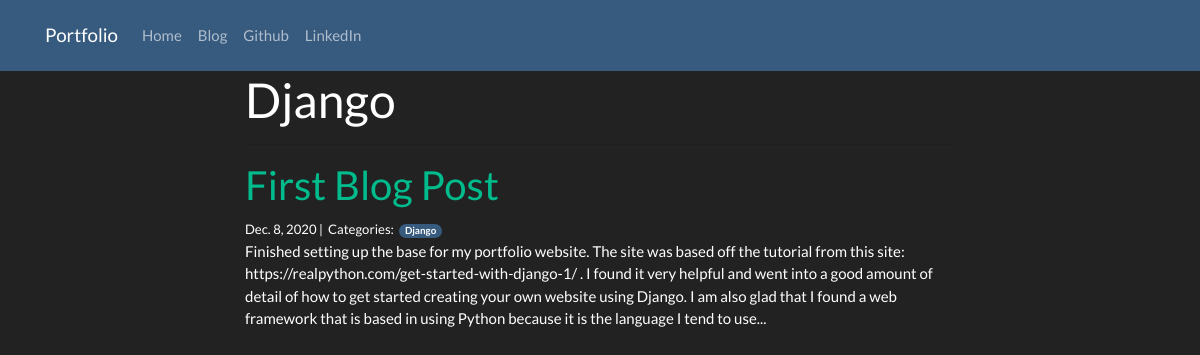
Screenshot of /blog/Django/ with the database file from the repository.
### blog/models.py (models this page shows, shortened)
class Category(models.Model):
    name = models.CharField(max_length=20)

class Post(models.Model):
    title = models.CharField(max_length=255)
    body = models.TextField()
    created_on = models.DateTimeField(auto_now_add=True) # Timestamp updated when a row is first added to the database
    last_modified = models.DateTimeField(auto_now=True) # Timestamp updated every time an object is saved
    categories = models.ManyToManyField("Category", related_name='posts') # Allows many categories to be assigned to many posts

### blog/views.py (the view)
# urls.py: path("<category>/", views.blog_category, name="blog_category"),
def blog_category(request, category):
    posts = Post.objects.filter(
        categories__name__contains=category
    ).order_by(
        '-created_on'
    )
    context = {
        "category": category,
        "posts": posts
    }
    return render(request, "blog_category.html", context)

### blog/templates/blog_category.html
{% extends "base.html" %}
{% block page_content %}
<div class="col-md-8 offset-md-2">
    <h1>{{ category | title }}</h1>
    <hr>
    {% for post in posts %}
        <h2><a href="{% url 'blog_detail' post.pk%}">{{ post.title }}</a></h2>
        <small>
            {{ post.created_on.date }} |&nbsp;
            Categories:&nbsp;
            {% for category in post.categories.all %}
            <a class="badge badge-pill badge-primary" href="{% url 'blog_category' category.name %}">
                {{ category.name }}
            </a>&nbsp;
            {% endfor %}
        </small>
        <p>{{ post.body | slice:":400" }}...</p>
    {% endfor %}
</div>
{% endblock %}

### rows the page displays
Category: name "Django"
Post: title "First Blog Post", created_on "Dec. 8, 2020", body "Finished setting up the base for my portfolio website. The site was based off the tutorial from this site: https://realpython.com/get-started-with-django-1/ . I found it very helpful and went into a good amount of detail of how to get started creating your own website using Django. I am also glad that I found a web framework that is based in using Python because it is the language I tend to use"
